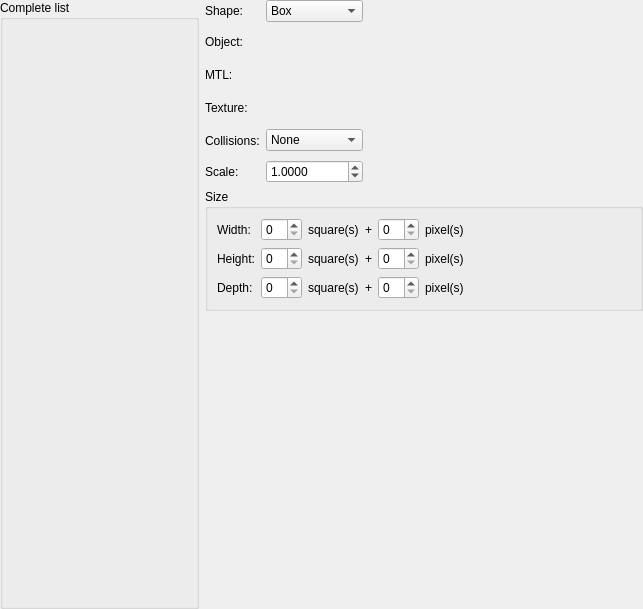
<?xml version="1.0" encoding="UTF-8"?>
<ui version="4.0">
 <class>PanelSpecialElements</class>
 <widget class="QWidget" name="PanelSpecialElements">
  <property name="geometry">
   <rect>
    <x>0</x>
    <y>0</y>
    <width>643</width>
    <height>609</height>
   </rect>
  </property>
  <property name="windowTitle">
   <string>Form</string>
  </property>
  <layout class="QGridLayout" name="gridLayout_4">
   <property name="leftMargin">
    <number>0</number>
   </property>
   <property name="topMargin">
    <number>0</number>
   </property>
   <property name="rightMargin">
    <number>0</number>
   </property>
   <property name="bottomMargin">
    <number>0</number>
   </property>
   <item row="0" column="0">
    <layout class="QHBoxLayout" name="horizontalLayout" stretch="0,1">
     <item>
      <widget class="QGroupBox" name="groupBox_22">
       <property name="minimumSize">
        <size>
         <width>0</width>
         <height>0</height>
        </size>
       </property>
       <property name="maximumSize">
        <size>
         <width>16777215</width>
         <height>16777215</height>
        </size>
       </property>
       <property name="title">
        <string>Complete list</string>
       </property>
       <layout class="QGridLayout" name="gridLayout_29">
        <item row="0" column="0">
         <widget class="PanelSuperList" name="panelSuperList" native="true">
          <property name="minimumSize">
           <size>
            <width>175</width>
            <height>0</height>
           </size>
          </property>
          <property name="maximumSize">
           <size>
            <width>175</width>
            <height>16777215</height>
           </size>
          </property>
         </widget>
        </item>
       </layout>
      </widget>
     </item>
     <item>
      <layout class="QGridLayout" name="gridLayout_3" rowstretch="0,0,0,0,0,0,0,1,1">
       <item row="0" column="0">
        <widget class="QLabel" name="labelShape">
         <property name="text">
          <string>Shape:</string>
         </property>
        </widget>
       </item>
       <item row="0" column="1">
        <widget class="QComboBox" name="comboBoxShape">
         <item>
          <property name="text">
           <string>Box</string>
          </property>
         </item>
         <item>
          <property name="text">
           <string>Sphere</string>
          </property>
         </item>
         <item>
          <property name="text">
           <string>Cylinder</string>
          </property>
         </item>
         <item>
          <property name="text">
           <string>Cone</string>
          </property>
         </item>
         <item>
          <property name="text">
           <string>Capsule</string>
          </property>
         </item>
         <item>
          <property name="text">
           <string>Custom</string>
          </property>
         </item>
        </widget>
       </item>
       <item row="0" column="2" colspan="3">
        <spacer name="horizontalSpacer_4">
         <property name="orientation">
          <enum>Qt::Horizontal</enum>
         </property>
         <property name="sizeHint" stdset="0">
          <size>
           <width>238</width>
           <height>20</height>
          </size>
         </property>
        </spacer>
       </item>
       <item row="1" column="0">
        <widget class="QLabel" name="labelObject">
         <property name="text">
          <string>Object:</string>
         </property>
        </widget>
       </item>
       <item row="1" column="1" colspan="2">
        <widget class="WidgetShape" name="widgetShapeObj" native="true">
         <property name="minimumSize">
          <size>
           <width>200</width>
           <height>27</height>
          </size>
         </property>
         <property name="maximumSize">
          <size>
           <width>200</width>
           <height>27</height>
          </size>
         </property>
        </widget>
       </item>
       <item row="1" column="3" rowspan="3" colspan="2">
        <spacer name="horizontalSpacer_5">
         <property name="orientation">
          <enum>Qt::Horizontal</enum>
         </property>
         <property name="sizeHint" stdset="0">
          <size>
           <width>118</width>
           <height>78</height>
          </size>
         </property>
        </spacer>
       </item>
       <item row="2" column="0">
        <widget class="QLabel" name="labelMtl">
         <property name="text">
          <string>MTL:</string>
         </property>
        </widget>
       </item>
       <item row="2" column="1" colspan="2">
        <widget class="WidgetShape" name="widgetShapeMtl" native="true">
         <property name="minimumSize">
          <size>
           <width>200</width>
           <height>27</height>
          </size>
         </property>
         <property name="maximumSize">
          <size>
           <width>200</width>
           <height>27</height>
          </size>
         </property>
        </widget>
       </item>
       <item row="3" column="0">
        <widget class="QLabel" name="labelTexture">
         <property name="text">
          <string>Texture:</string>
         </property>
        </widget>
       </item>
       <item row="3" column="1" colspan="2">
        <widget class="WidgetPicture" name="widgetPicture" native="true">
         <property name="minimumSize">
          <size>
           <width>200</width>
           <height>27</height>
          </size>
         </property>
         <property name="maximumSize">
          <size>
           <width>200</width>
           <height>27</height>
          </size>
         </property>
        </widget>
       </item>
       <item row="4" column="0">
        <widget class="QLabel" name="labelCollisions">
         <property name="text">
          <string>Collisions:</string>
         </property>
        </widget>
       </item>
       <item row="4" column="1">
        <widget class="QComboBox" name="comboBoxCollision">
         <item>
          <property name="text">
           <string>None</string>
          </property>
         </item>
         <item>
          <property name="text">
           <string>Perfect</string>
          </property>
         </item>
         <item>
          <property name="text">
           <string>Simplified</string>
          </property>
         </item>
         <item>
          <property name="text">
           <string>Custom</string>
          </property>
         </item>
        </widget>
       </item>
       <item row="4" column="2" colspan="2">
        <widget class="WidgetShape" name="widgetShapeCollisions" native="true">
         <property name="minimumSize">
          <size>
           <width>200</width>
           <height>27</height>
          </size>
         </property>
         <property name="maximumSize">
          <size>
           <width>200</width>
           <height>27</height>
          </size>
         </property>
        </widget>
       </item>
       <item row="4" column="4">
        <spacer name="horizontalSpacer">
         <property name="orientation">
          <enum>Qt::Horizontal</enum>
         </property>
         <property name="sizeHint" stdset="0">
          <size>
           <width>18</width>
           <height>20</height>
          </size>
         </property>
        </spacer>
       </item>
       <item row="5" column="0">
        <widget class="QLabel" name="labelScale">
         <property name="text">
          <string>Scale:</string>
         </property>
        </widget>
       </item>
       <item row="5" column="1">
        <widget class="QDoubleSpinBox" name="doubleSpinBoxScale">
         <property name="decimals">
          <number>4</number>
         </property>
         <property name="value">
          <double>1.000000000000000</double>
         </property>
        </widget>
       </item>
       <item row="5" column="2" colspan="3">
        <spacer name="horizontalSpacer_6">
         <property name="orientation">
          <enum>Qt::Horizontal</enum>
         </property>
         <property name="sizeHint" stdset="0">
          <size>
           <width>228</width>
           <height>20</height>
          </size>
         </property>
        </spacer>
       </item>
       <item row="6" column="0" colspan="5">
        <widget class="QGroupBox" name="groupBoxSize">
         <property name="title">
          <string>Size</string>
         </property>
         <layout class="QGridLayout" name="gridLayout_2">
          <item row="0" column="0">
           <layout class="QGridLayout" name="gridLayout">
            <item row="0" column="0">
             <widget class="QLabel" name="label_7">
              <property name="text">
               <string>Width:</string>
              </property>
             </widget>
            </item>
            <item row="0" column="1">
             <widget class="QSpinBox" name="spinBoxSquaresWidth"/>
            </item>
            <item row="0" column="2">
             <widget class="QLabel" name="label_10">
              <property name="text">
               <string>square(s)</string>
              </property>
             </widget>
            </item>
            <item row="0" column="3">
             <widget class="QLabel" name="label">
              <property name="text">
               <string>+</string>
              </property>
             </widget>
            </item>
            <item row="0" column="4">
             <widget class="QSpinBox" name="spinBoxPixelsWidth"/>
            </item>
            <item row="0" column="5">
             <widget class="QLabel" name="label_17">
              <property name="text">
               <string>pixel(s)</string>
              </property>
             </widget>
            </item>
            <item row="0" column="6" rowspan="3">
             <spacer name="horizontalSpacer_3">
              <property name="orientation">
               <enum>Qt::Horizontal</enum>
              </property>
              <property name="sizeHint" stdset="0">
               <size>
                <width>38</width>
                <height>68</height>
               </size>
              </property>
             </spacer>
            </item>
            <item row="1" column="0">
             <widget class="QLabel" name="label_8">
              <property name="text">
               <string>Height:</string>
              </property>
             </widget>
            </item>
            <item row="1" column="1">
             <widget class="QSpinBox" name="spinBoxSquaresHeight"/>
            </item>
            <item row="1" column="2">
             <widget class="QLabel" name="label_11">
              <property name="text">
               <string>square(s)</string>
              </property>
             </widget>
            </item>
            <item row="1" column="3">
             <widget class="QLabel" name="label_2">
              <property name="text">
               <string>+</string>
              </property>
             </widget>
            </item>
            <item row="1" column="4">
             <widget class="QSpinBox" name="spinBoxPixelsHeight"/>
            </item>
            <item row="1" column="5">
             <widget class="QLabel" name="label_18">
              <property name="text">
               <string>pixel(s)</string>
              </property>
             </widget>
            </item>
            <item row="2" column="0">
             <widget class="QLabel" name="label_9">
              <property name="text">
               <string>Depth:</string>
              </property>
             </widget>
            </item>
            <item row="2" column="1">
             <widget class="QSpinBox" name="spinBoxSquaresDepth"/>
            </item>
            <item row="2" column="2">
             <widget class="QLabel" name="label_12">
              <property name="text">
               <string>square(s)</string>
              </property>
             </widget>
            </item>
            <item row="2" column="3">
             <widget class="QLabel" name="label_3">
              <property name="text">
               <string>+</string>
              </property>
             </widget>
            </item>
            <item row="2" column="4">
             <widget class="QSpinBox" name="spinBoxPixelsDepth"/>
            </item>
            <item row="2" column="5">
             <widget class="QLabel" name="label_19">
              <property name="text">
               <string>pixel(s)</string>
              </property>
             </widget>
            </item>
           </layout>
          </item>
         </layout>
        </widget>
       </item>
       <item row="7" column="0" colspan="5">
        <widget class="WidgetTilesetSettings" name="widgetTilesetSettings" native="true"/>
       </item>
       <item row="8" column="0" colspan="5">
        <widget class="WidgetPreviewObject3D" name="widgetPreviewObject3D" native="true"/>
       </item>
      </layout>
     </item>
    </layout>
   </item>
  </layout>
 </widget>
 <customwidgets>
  <customwidget>
   <class>PanelSuperList</class>
   <extends>QWidget</extends>
   <header>panelsuperlist.h</header>
   <container>1</container>
  </customwidget>
  <customwidget>
   <class>WidgetPicture</class>
   <extends>QWidget</extends>
   <header>widgetpicture.h</header>
   <container>1</container>
  </customwidget>
  <customwidget>
   <class>WidgetTilesetSettings</class>
   <extends>QWidget</extends>
   <header>widgettilesetsettings.h</header>
   <container>1</container>
  </customwidget>
  <customwidget>
   <class>WidgetShape</class>
   <extends>QWidget</extends>
   <header>widgetshape.h</header>
   <container>1</container>
  </customwidget>
  <customwidget>
   <class>WidgetPreviewObject3D</class>
   <extends>QWidget</extends>
   <header>widgetpreviewobject3d.h</header>
   <container>1</container>
  </customwidget>
 </customwidgets>
 <resources/>
 <connections/>
</ui>
